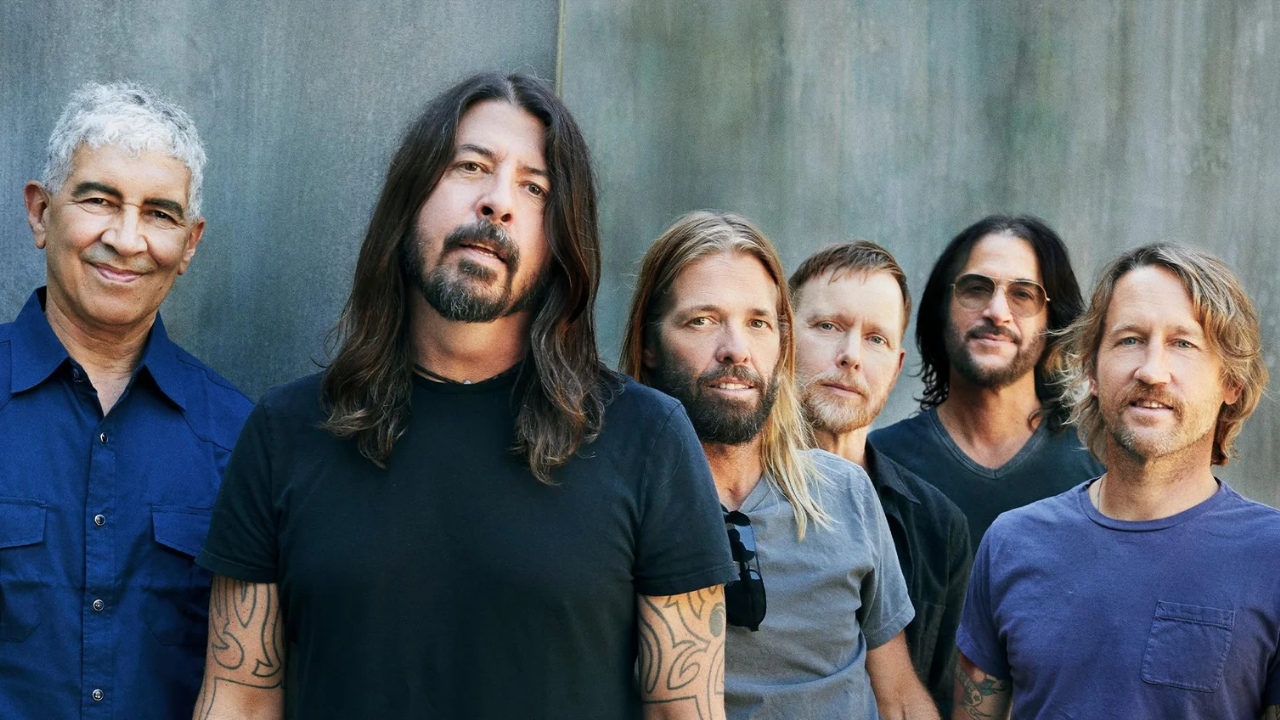
#> input picture Visión Artificial/Imagenes/foo-fighters.png, 1280 x 720 px
$ jupyter execute rostros_opencv.ipynb   (shell and % lines are left out)   (text cells are left out)
#> lines starting #> are read from the running program, lines starting #| are printed output that depends on the picture; after the words box and inside, x2 and y2 are one past the last pixel; in counts of white or black regions, pixels touching at a corner belong together
[cell 1]
import cv2
import matplotlib.pyplot as plt

[cell 2]
img = cv2.imread('../Imagenes/foo-fighters.png')
#> img is the input picture: shape (720, 1280, 3); mean B, G, R 105.4, 98.9, 90.5

plt.imshow(img[:,:,::-1])
plt.show()

[cell 3]
haarCascade = cv2.CascadeClassifier('../modelos/haarcascade_frontalface_default.xml')
print(haarCascade.empty())

[cell 4]
gray_img = cv2.cvtColor(img, cv2.COLOR_BGR2GRAY)
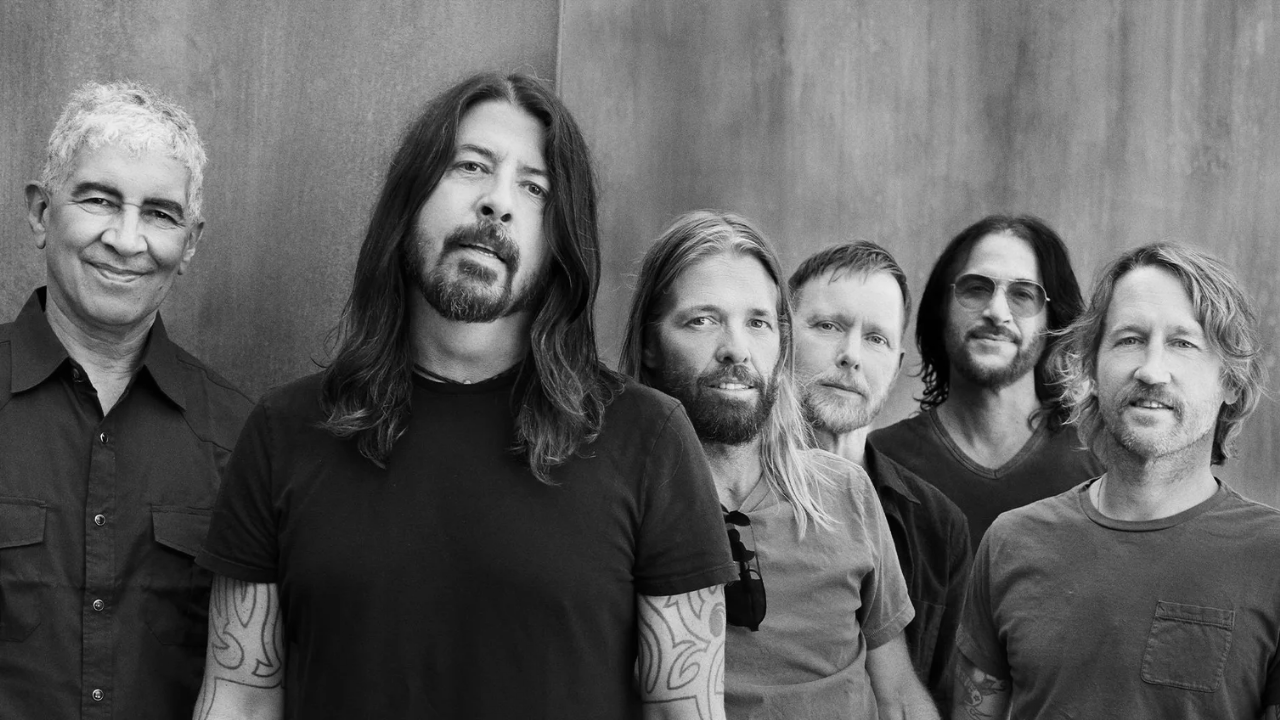
#> gray_img: shape (720, 1280); min 0, max 246, mean 97.1
detectedFaces = haarCascade.detectMultiScale(gray_img, 1.3, 1) #
#> detectedFaces = [[931, 240, 133, 133], [662, 264, 143, 143], [778, 275, 146, 146], [1077, 283, 155, 155], [975, 534, 116, 116], [415, 112, 162, 162], [820, 12, 196, 196], [28, 124, 206, 206]]

[cell 5]
img_copy = img.copy()
for face in detectedFaces:
    x, y, w, h = face
    cv2.rectangle(img_copy, (x, y), (x+w, y+h), (0, 0, 255), 3)
#> this loop made 8 passes
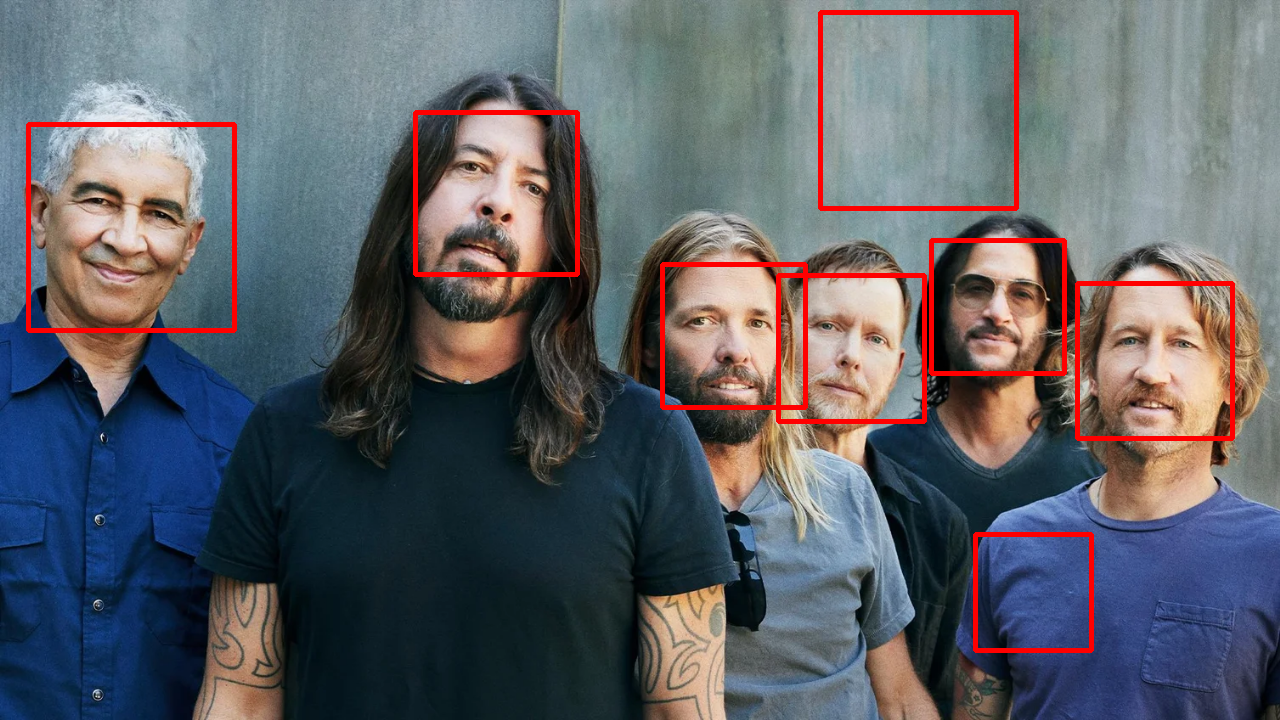
#> img_copy: shape (720, 1280, 3); 2.71% of pixels changed, all inside (x1, y1, x2, y2) = (26, 10, 1235, 653)

[cell 6]
cv2.imshow("Rostros detectados", img_copy)
cv2.waitKey(0)
cv2.destroyAllWindows()

[cell 7]
f_cascade = cv2.CascadeClassifier('../modelos/haarcascade_frontalface_default.xml')
e_cascade = cv2.CascadeClassifier('../modelos/haarcascade_eye.xml')
img_copy2 = img.copy()
gray = cv2.cvtColor(img_copy2, cv2.COLOR_BGR2GRAY)
faces = f_cascade.detectMultiScale(gray, 1.3, 2)
#> faces = [[931, 240, 133, 133], [662, 264, 143, 143], [778, 275, 146, 146], [1077, 283, 155, 155], [415, 112, 162, 162], [28, 124, 206, 206]]
for (x,y,w,h) in faces:
    img_rect = cv2.rectangle(img_copy2,(x,y),(x+w,y+h),(255,0,0),2)
    roi_gray = gray[y:y+h, x:x+w]
    roi_color = img_rect[y:y+h, x:x+w]
    eyes = e_cascade.detectMultiScale(roi_gray, 1.2, 2)
    for (ex,ey,ew,eh) in eyes:
        cv2.rectangle(roi_color,(ex,ey),(ex+ew,ey+eh),(0,255,0),2)
#> this loop made 6 passes
#> (x, y, w, h, eyes) on passes 1 to 6: (931, 240, 133, 133, [[69, 39, 35, 35]]), (662, 264, 143, 143, [[80, 43, 32, 32], [24, 34, 45, 45]]), (778, 275, 146, 146, [[35, 38, 24, 24], [82, 49, 30, 30]]), (1077, 283, 155, 155, [[90, 47, 29, 29], [30, 35, 46, 46], [78, 37, 47, 47]]), (415, 112, 162, 162, [[99, 59, 32, 32], [34, 32, 46, 46]]), (28, 124, 206, 206, [[47, 50, 54, 54]])
#> pass 1, `roi_color = img_rect[y:y+h, x:x+w]`:
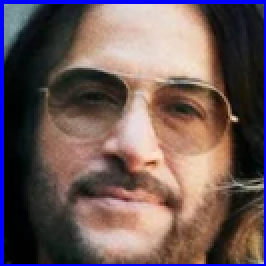
#> roi_color: shape (133, 133, 3) (shown 2 times larger); mean B, G, R 89.5, 89.6, 108.9
#> after the loop: img_copy2: shape (720, 1280, 3); 1.76% of pixels changed, all inside (x1, y1, x2, y2) = (27, 111, 1234, 440)
#> after the loop:
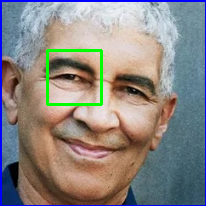
#> roi_color: shape (206, 206, 3); mean B, G, R 131.4, 134.1, 138.7
#> after the loop:
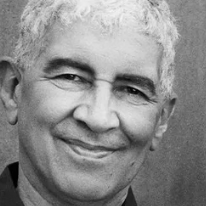
#> roi_gray: shape (206, 206); min 1, max 246, mean 138.6
cv2.imshow('img',img_copy2)
cv2.waitKey(0)
cv2.destroyAllWindows()

[cell 8]
height, width = gray_img.shape
#> height = 720; width = 1280

theta = 45

center = (width//2, height//2)
#> center = (640, 360)
scale = 2

M = cv2.getRotationMatrix2D(center, theta, scale)
#> M = [[1.41, 1.41, -774.2], [-1.41, 1.41, 756]]

abs_cos = abs(M[0,0])
#> abs_cos = 1.41
abs_sin = abs(M[0,1])
#> abs_sin = 1.41

new_width = int(height * abs_sin + width * abs_cos)
#> new_width = 2828
new_height = int(height * abs_cos + width * abs_sin)
#> new_height = 2828


M[0, 2] += new_width//2 - center[0]
M[1, 2] += new_height//2 - center[1]

img_rotate = cv2.warpAffine(img, M, (new_width, new_height))
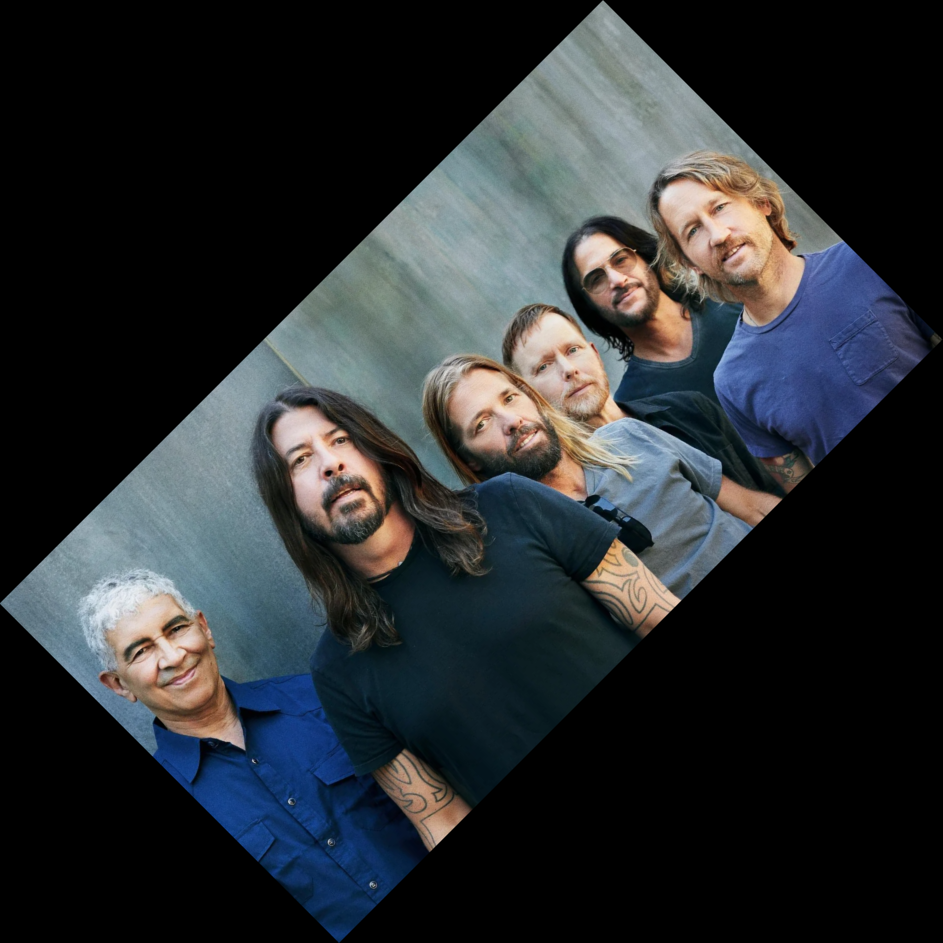
#> img_rotate: shape (2828, 2828, 3) (shown at 1/3 size); mean B, G, R 48.6, 45.6, 41.7

plt.imshow(img_rotate[:,:,::-1])
plt.show()

[cell 9]
detectedFaces = haarCascade.detectMultiScale(gray_img, 1.3, 1)

img_rot_copy = img_rotate.copy()
for face in detectedFaces:
    x, y, w, h = face
    cv2.rectangle(img_copy, (x, y), (x+w, y+h), (0, 0, 255), 3)

img_rot_copy = cv2.resize(img_rot_copy, (960, 960))
cv2.imshow("Rostros detectados", img_rot_copy)
cv2.waitKey(0)
cv2.destroyAllWindows()

[cell 10]
cap = cv2.VideoCapture(0)

while True:
    ret, frames = cap.read()
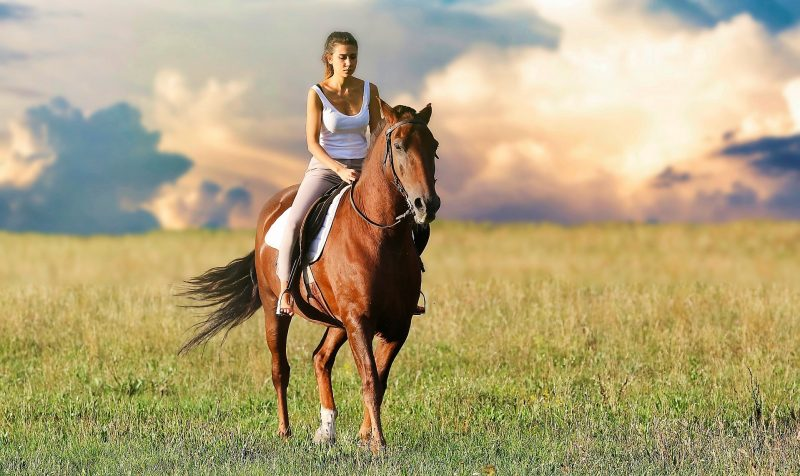
#> input picture Visión Artificial/Imagenes/Horse-riding.jpg, 800 x 476 px, given in place of the camera
#> frames is the input picture: shape (476, 800, 3); mean B, G, R 122.4, 162.4, 176.9
    gray = cv2.cvtColor(frames, cv2.COLOR_BGR2GRAY)
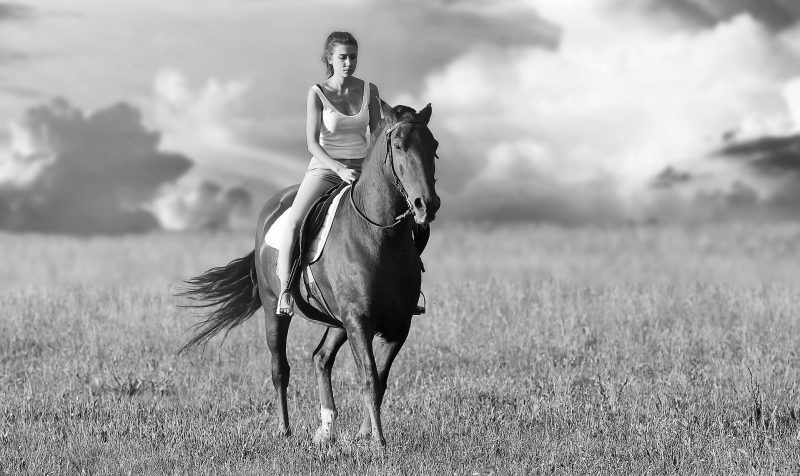
#> gray: shape (476, 800); min 0, max 255, mean 162.2
    faces = f_cascade.detectMultiScale(gray,
        scaleFactor=1.1,
        minNeighbors=5,
        minSize=(30, 30),
        flags=cv2.CASCADE_SCALE_IMAGE)
#> faces = ()
    for (x, y, w, h) in faces:
        cv2.rectangle(frames, (x, y), (x+w, y+h), (0, 255, 0), 2)
#> this loop made 0 passes
    cv2.imshow('Video', frames)
    if cv2.waitKey(1) == ord('q'):
#> (key q is pressed here)
        break

cap.release()
cv2.destroyAllWindows()
